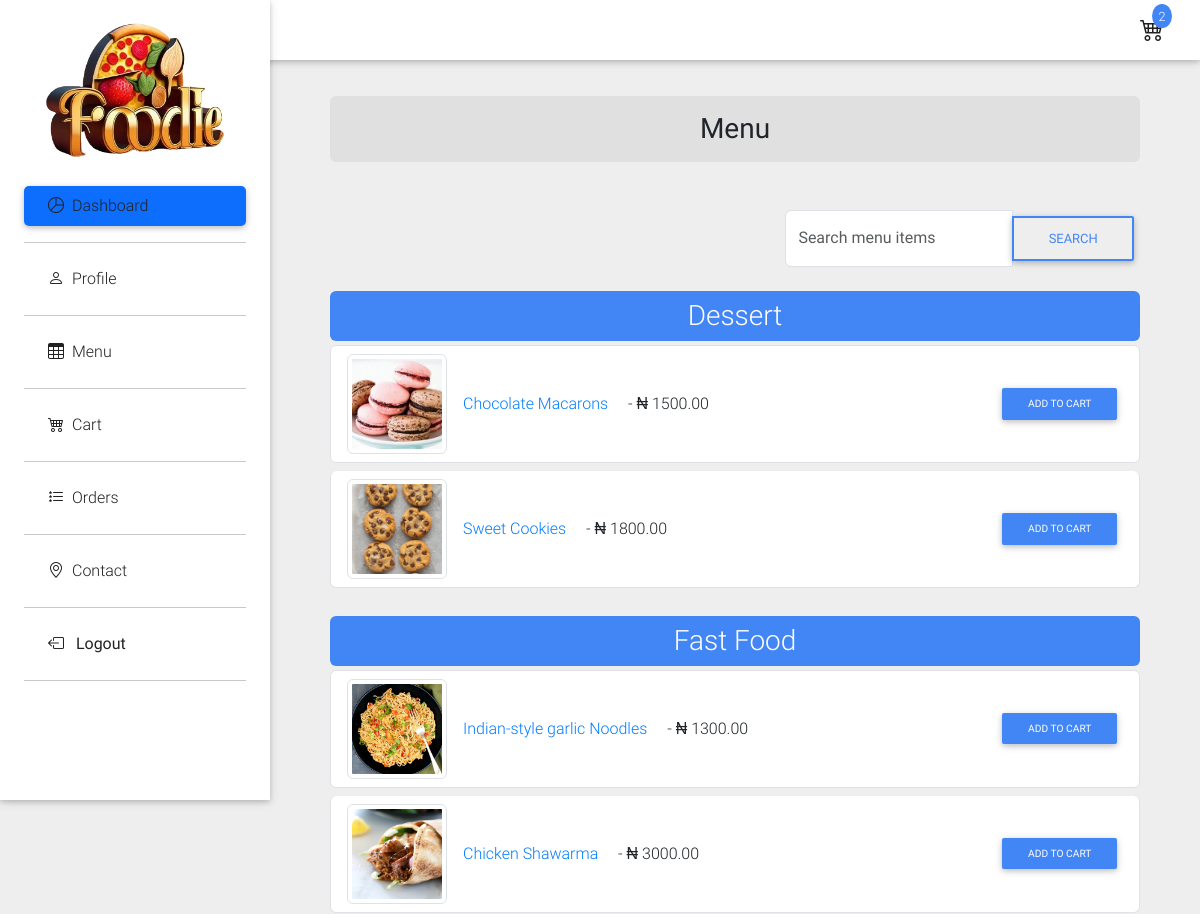
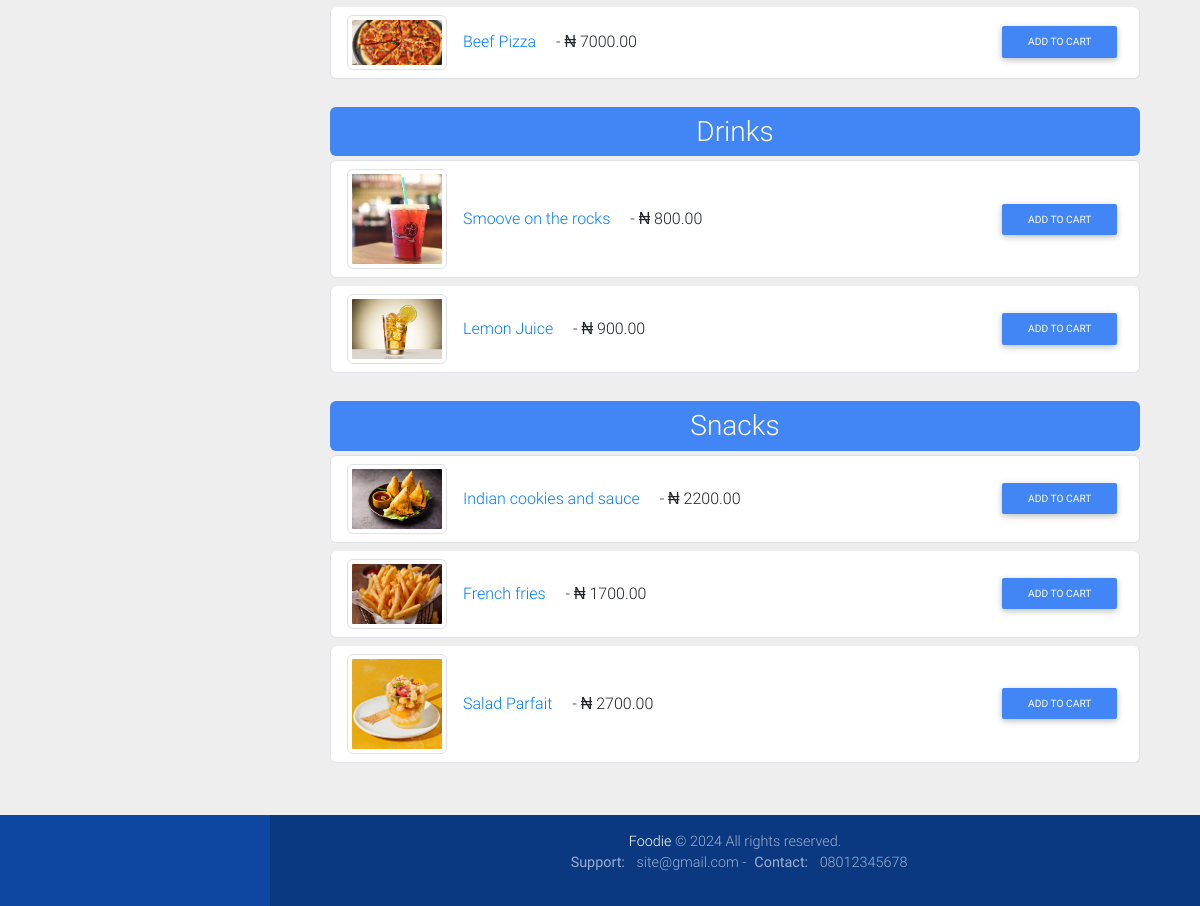
The app's page /menu/ (signed in) with its own data (2 pictures, top to bottom).
### core/models.py (models this page shows, shortened)
class SiteSettings(models.Model):
    site_title = models.CharField(max_length=200)
    site_description = models.TextField( default='Welcome to my site')
    favicon = models.ImageField(upload_to='site_settings/')
    meta_description = models.TextField()
    meta_keywords = models.CharField(max_length=255)
    background_video = models.FileField(upload_to='site_settings/', blank=True, null=True)
    authPage_bgImg= models.ImageField(upload_to='site_settings/', null=True)
    site_logo= models.ImageField(upload_to='site_settings/', null=True, blank=True)
    support_email = models.EmailField(null=True)
    contact_number = models.CharField(max_length=20, null=True)
    address = models.CharField(max_length=255, null=True, blank=True)
    open_hrs = models.CharField(max_length=255, null=True, blank=True)
    live_chat_wgt = models.CharField(max_length=1000, null=True, blank=True)
    whatsapp_btn = models.CharField(max_length=1000, null=True, blank=True)

### menu/models.py (models this page shows, shortened)
class Category(models.Model):
    name = models.CharField(max_length=255)

class MenuItem(models.Model):
    name = models.CharField(max_length=255)
    image = models.ImageField(upload_to='menu_images/', blank=True, null=True)  # New field
    description = models.TextField()
    price = models.DecimalField(max_digits=10, decimal_places=2)
    category = models.ForeignKey(Category, related_name='items', on_delete=models.CASCADE)

### menu/views.py (the view, shortened to what this page needs)
# urls.py: path('', menu_list_view, name='menu_list'),
def menu_list_view(request):
    query = request.GET.get('q')
    categories = Category.objects.all()
    cart = get_object_or_404(Cart, user=request.user)
    cart_count = cart.items.count()
    return render(request, 'menu/menu_list.html', {'categories': categories, 'cart_count': cart_count, 'query': query})

### core/context_processors.py (called while the page is built)
def site_settings(request):
    settings = SiteSettings.objects.first()
    return {'site_settings': settings}

### menu/templates/menu/menu_list.html (shortened to what this page needs)
{% extends 'accounts/base.html' %}
{% block content %}
<main class="pt-5 mx-lg-5 text-center">
    <div class="container my-5">
        <h3 class="my-5 rounded p-3 bg-light text-center"><strong>Menu</strong></h3>
        <div class="row justify-content-end mb-4">
            <div class="col-auto">
                <form method="GET" action="{% url 'menu_list' %}" class="form-inline">
                    <div class="input-group">
                        <input type="text" name="q" class="form-control" placeholder="Search menu items">
                        <button type="submit" class="btn btn-outline-primary">Search</button>
                    </div>
                </form>
            </div>
        </div>
        {% for category in categories %}
            <div class="mt-4">
                <h3 class="card-header rounded bg-primary text-white py-2">{{ category.name }}</h3>
            </div>
            <ul class="list-group">
                {% for item in category.items.all %}
                    <li class="list-group-item d-flex my-1 justify-content-between align-items-center rounded flex-column flex-sm-row">
                        <div class="d-flex align-items-center mb-2 mb-sm-0">
                            {% if item.image %}
                                <img src="{{ item.image.url }}" alt="{{ item.name }}" class="img-thumbnail mr-3" style="max-width: 100px; max-height: 100px;">
                            {% endif %}
                            <div>
                                <a href="{% url 'menu_item_detail' item.pk %}" class="mx-3">{{ item.name }}</a> - &#x20A6; {{ item.price }}
                            </div>
                        </div>
                        <div>
                            <a href="{% url 'add_to_cart' item.pk %}" class="btn btn-primary btn-sm">Add to Cart</a>
                        </div>
                    </li>
                {% endfor %}
            </ul>
        {% endfor %}
    </div>
</main>
{% endblock %}

### accounts/templates/accounts/base.html (shortened to what this page needs)
<!DOCTYPE html>
<html lang="en">
{% load static %}
<head>
  <link rel="stylesheet" href="https://use.fontawesome.com/releases/v5.11.2/css/all.css">
  <link href="{% static 'assets/bootstrap/css/bootstrap.min.css' %}" rel="stylesheet">
  <link href="{% static 'assets/css/mdb.min.css' %}" rel="stylesheet">
  <link href="{% static 'assets/bootstrap-icons/bootstrap-icons.css' %}" rel="stylesheet">
  <link href="{% static 'assets/css/style.min.css' %}" rel="stylesheet">
</head>
<body class="grey lighten-3">
  <header>
    <nav class="navbar fixed-top navbar-expand-lg navbar-light white scrolling-navbar">
      <div class="container-fluid">
        <div class="d-flex justify-content-center">
            <div class="cart-icon me-4">
                <a href="{% url 'cart_detail' %}" class="text-dark">
                    <i class="bi bi-cart4"></i>
                </a>
                {% if cart_count > 0 %}
                    <span class="cart-badge bg-primary">{{ cart_count }}</span>
                {% endif %}
            </div>
        </div>
      </div>
    </nav>
    <div class="sidebar-fixed position-fixed" id="navbarSupportedContent">
      <a class="p-3 waves-effect" href="{% url "index" %}">
          <img src="{{ site_settings.site_logo.url }}" class="img-fluid" style="height: 100%; width: 100%;" alt="Logo">
      </a>
      <div class="list-group list-group-flush">
          <ul class="nav nav-pills flex-column mb-auto">
              <li class="nav-item">
                  <a href="{% url "dashboard" %}" class="nav-link mb-2 text-dark active" aria-current="page">
                      <i class="mx-2 bi bi-pie-chart mr-3"></i>Dashboard
                  </a>
                  <hr>
              </li>
              <li class="nav-item">
                  <a href="{% url "profile" %}" class="nav-link mb-2 text-dark" aria-current="page">
                      <i class="mx-2 bi bi-person mr-3"></i>Profile
                  </a>
                  <hr>
              </li>
              <li class="nav-item">
                  <a href="{% url "menu_list" %}" class="nav-link mb-2 text-dark" aria-current="page">
                      <i class="mx-2 bi bi-table mr-3"></i>Menu
                  </a>
                  <hr>
              </li>
              <li class="nav-item">
                  <a href="{% url "cart_detail" %}" class="nav-link mb-2 text-dark" aria-current="page">
                      <i class="mx-2 bi bi-cart4 mr-3"></i>Cart
                  </a>
                  <hr>
              </li>
              <li class="nav-item">
                  <a href="{% url "orders" %}" class="nav-link mb-2 text-dark" aria-current="page">
                      <i class="mx-2 bi bi-list-stars mr-3"></i>Orders
                  </a>
                  <hr>
              </li>
              <li class="nav-item">
                <a href="{% url "contact" %}" class="nav-link mb-2 text-dark" aria-current="page">
                    <i class="mx-2 bi bi-geo-alt mr-3"></i>Contact
                </a>
                <hr>
              </li>
              <li class="nav-item">
                  <div class="nav-link mb-2 text-dark" aria-current="page">
                      <i class="mx-2 bi bi-box-arrow-left mr-3"></i>
                      <form method="post" action="{% url 'logout' %}" class="d-inline">
                          <button type="submit" class="bg-transparent border-0 p-0 text-dark" style="text-align: left;">Logout</button>
                      </form>
                  </div>
                  <hr>
              </li>
          </ul>
      </div>
  </div>
  </header>
  {% block content %}
  {% endblock %}
  <footer class="page-footer text-center font-small primary-color-dark darken-2 mt-4 wow fadeIn">
    <div class="footer-copyright py-3">
      <a href="{% url "index" %}" target="_blank">{{ site_settings.site_title }}</a> © 2024 All rights reserved.
      <p><strong class="mx-2">Support: </strong>{{ site_settings.support_email }} -<strong class="mx-2">Contact: </strong>{{ site_settings.contact_number }}</p>
    </div>
  </footer>
</body>
</html>

### accounts/templates/accounts/base.html (style rules this page uses)
.cart-icon { position: relative; display: flex; align-items: center; justify-content: center; font-size: 1.5rem; }
.cart-badge { position: absolute; top: -8px; right: -8px; color: white; background: red; border-radius: 50%; padding: 0.2em 0.5em; font-size: 0.8rem; }

### records on screen
SiteSettings: site_logo (picture), site_title "Foodie", support_email "site@gmail.com", contact_number "08012345678"
Category: name "Dessert"
MenuItem: image (picture), name "Chocolate Macarons", price "1500.00"
MenuItem: image (picture), name "Sweet Cookies", price "1800.00"
Category: name "Fast Food"
MenuItem: image (picture), name "Indian-style garlic Noodles", price "1300.00"
MenuItem: image (picture), name "Chicken Shawarma", price "3000.00"
MenuItem: image (picture), name "Beef Pizza", price "7000.00"
Category: name "Drinks"
MenuItem: image (picture), name "Smoove on the rocks", price "800.00"
MenuItem: image (picture), name "Lemon Juice", price "900.00"
Category: name "Snacks"
MenuItem: image (picture), name "Indian cookies and sauce", price "2200.00"
MenuItem: image (picture), name "French fries", price "1700.00"
MenuItem: image (picture), name "Salad Parfait", price "2700.00"

### other values on screen
{{ cart_count }} "2"
